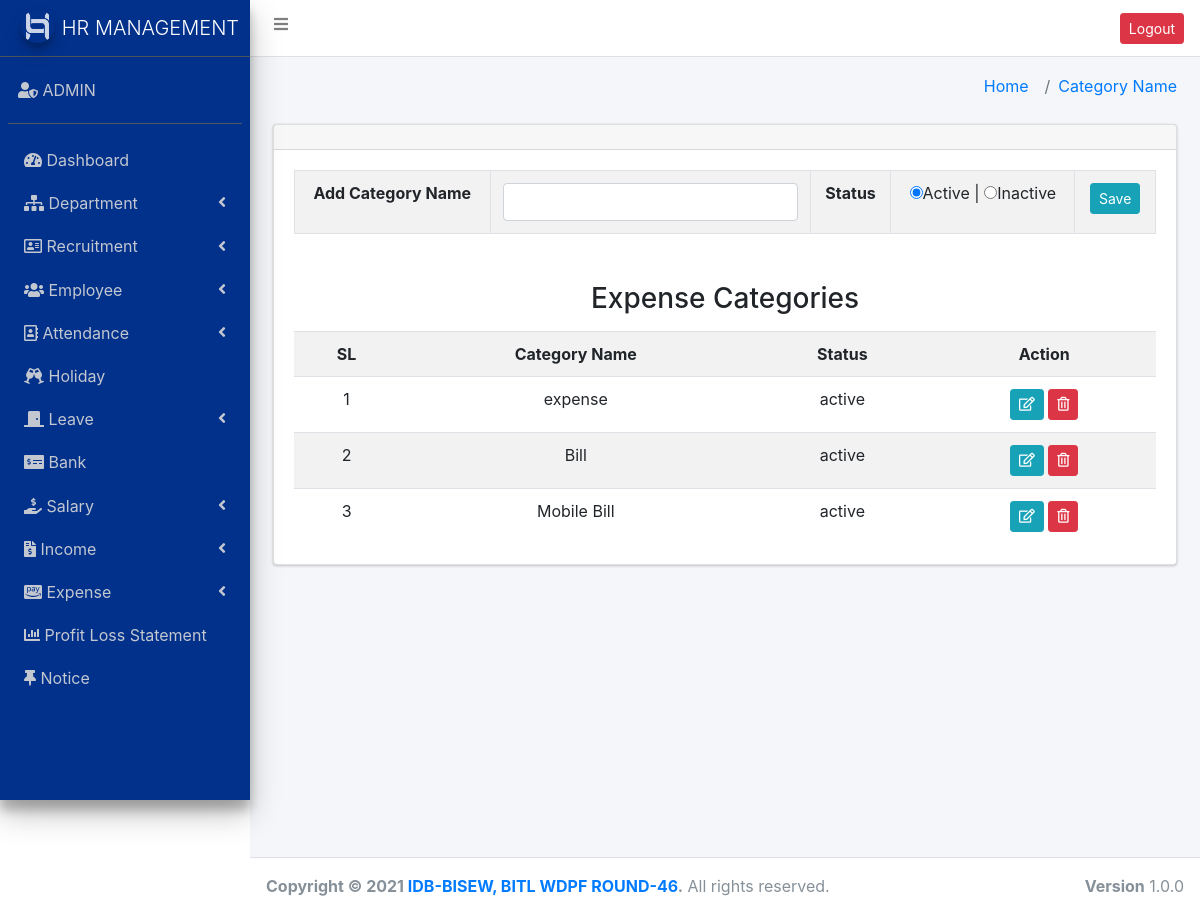
Screenshot of /expense_catt.php (signed in) with the database file from the repository.
### tables this page shows
CREATE TABLE `expense_category` (
  `id` int(11) NOT NULL,
  `category_name` varchar(255) NOT NULL,
  `status` enum('active','inactive') NOT NULL
);

### expense_catt.php (the view, shortened to what this page needs)
<link rel="stylesheet" href="https://pro.fontawesome.com/releases/v5.10.0/css/all.css"/>
<?php
require_once("header.php");
require_once("sidebar.php");
$cat_data=$conn->query("SELECT * FROM expense_category");
?>
<section class="content-header">
      <div class="container-fluid">
        <div class="row mb-2">
          <div class="col-sm-6">
          </div>
          <div class="col-sm-6">
            <ol class="breadcrumb float-sm-right">
              <li class="breadcrumb-item"><a href="add_emp.php">Home</a></li>
              <li class="breadcrumb-item"><a href="add_emp.php">Category Name</a></li>
            </ol>
          </div>
        </div>
      </div>
    </section>
<section class="content">
      <div class="container-fluid">
        <div class="row">
          <div class="col-md-12">
            <div class="card">
              <div class="card-header">
              </div>
              <div class="card-body">
       <form action="" method="post">
       <table class="table table-bordered table-striped table-hover">
        <tr>
          <th>Add Category Name</th>
          <td>
            <input type="text" name="cat_name" class="form-control">
          </td>
          <th>Status</th>
          <td>
            <input type="radio" name="status" value="active" checked><span>Active</span> |
            <input type="radio" name="status" value="inactive"><span>Inactive</span>
          </td>
          <td>
            <input type="submit" value="Save" name="submit" class="btn btn-sm btn-info">
          </td>
        </tr>
    </table>
    </form>
    <h3 class="mt-5 text-center mb-3">Expense Categories</h3>
    <table class="table table-striped table-hover">
      <tr>
        <th>SL</th>
        <th>Category Name</th>
        <th>Status</th>
        <th>Action</th>
      </tr>
      <?php $sl=0; while($data=$cat_data->fetch_assoc()) { ?>
      <tr>
        <td><?php echo ++$sl; ?></td>
        <td><?php echo $data['category_name']; ?></td>
        <td><?php echo $data['status']; ?></td>
        <td>
          <a href="expense_catt_up.php?id=<?php echo  $data['id']; ?>" class="btn btn-sm btn-info fas fa-edit"></a>
          <a href="expense_catt_delete.php?id=<?php echo $data['id']; ?>" class="btn btn-sm btn-danger fas fa-trash-alt"></a>
        </td>
      </tr>
    <?php } ?>
    </table>
              </div>
            </div>
          </div>
        </div>
      </div>
    </section>
<?php require("footer.php"); ?>

### expense_catt.php (style rules this page uses)
table { text-align: center; }

### rows the page displays
expense_category: category_name "expense", status "active"
expense_category: category_name "Bill", status "active"
expense_category: category_name "Mobile Bill", status "active"
